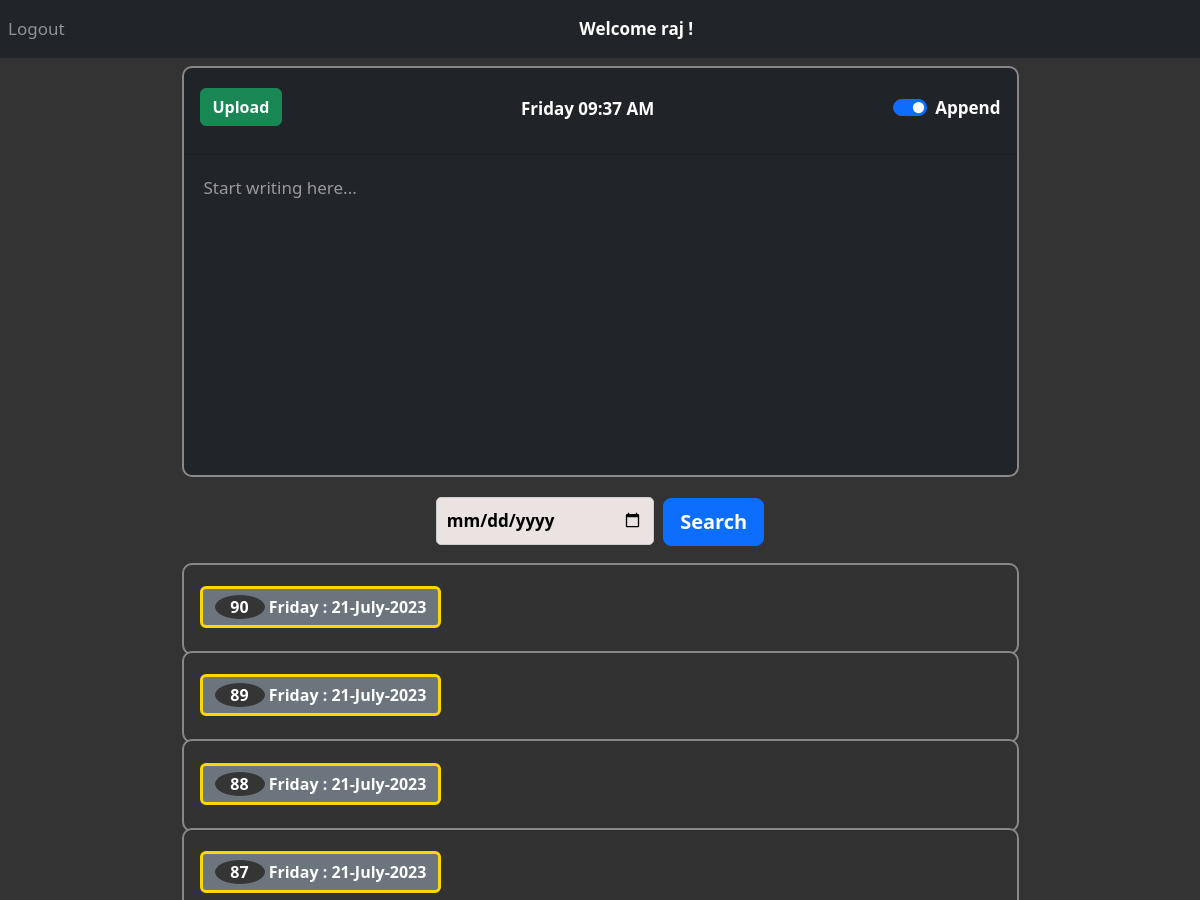
/ (signed in, upper part), run on an earlier commit of the app's database.
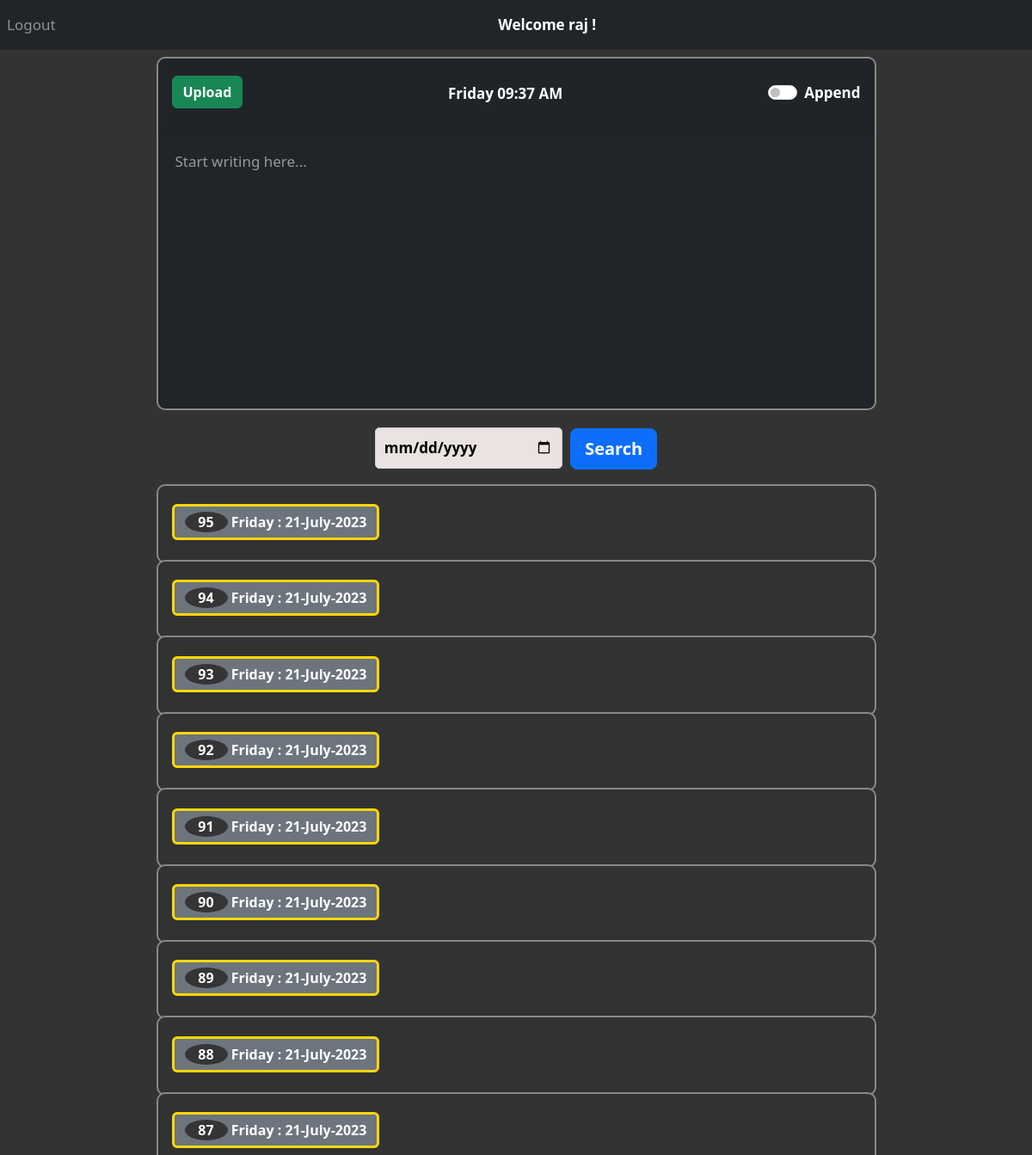
And on a later commit of the database.
### website/models.py (models this page shows)
class User(db.Model, UserMixin):
    id = db.Column(db.Integer, primary_key=True)
    email = db.Column(db.String(150), unique=True)
    password = db.Column(db.String(150))
    first_name = db.Column(db.String(150))
    notes = db.relationship('Note')

class Note(db.Model):
    id = db.Column(db.Integer, primary_key=True)
    data = db.Column(db.String(10000))
    date = db.Column(db.DateTime(timezone=True), default=func.now())
    day = db.Column(db.String(10), default=datetime.now().strftime('%A'))
    currDate = db.Column(db.String(20), default=datetime.now().strftime('%Y-%m-%d'))
    time = db.Column(db.String(20), default=datetime.now().strftime('%H:%M:%S'))
    month = db.Column(db.String(20), default=datetime.now().strftime('%B'))
    sentiment = db.Column(db.Float)
    sentimentColor = db.Column(db.String(255))
    classification = db.Column(db.String(50))
    switch_state = db.Column(db.Boolean, default=False)  # New column for the switch state
    user_id = db.Column(db.Integer, db.ForeignKey('user.id'))

### website/views.py (the view, shortened to what this page needs)
@views.route('/', methods=['GET', 'POST'])
@login_required
def home():
    first_name = current_user.first_name
    notes = Note.query.filter_by(user_id=current_user.id).all()
    get_switch_state = Note.query.filter_by(user_id=current_user.id).order_by(Note.id.desc()).first()
    latest_switch_state = "checked" if get_switch_state.switch_state else ""
    note_data = [(note.currDate, note.day, note.month, note.sentimentColor) for note in notes]
    return render_template("home.html", user=current_user, first_name = first_name, note_data=note_data, latest_switch_state = latest_switch_state)

### website/__init__.py (called while the page is built)
def create_app():
    app = Flask(__name__)
    app.config['SECRET_KEY'] = 'hjshjhdjah kjshkjdhjs'
    app.config['SQLALCHEMY_DATABASE_URI'] = f'sqlite:///{DB_NAME}'
    db.init_app(app)
    from .views import views
    from .auth import auth
    app.register_blueprint(views, url_prefix='/')
    app.register_blueprint(auth, url_prefix='/')
    from .models import User, Note
    with app.app_context():
        db.create_all()
    login_manager = LoginManager()
    login_manager.login_view = 'auth.login'
    login_manager.init_app(app)
    @login_manager.user_loader
    def load_user(id):
        return User.query.get(int(id))
    return app

### website/templates/home.html (shortened to what this page needs)
{% extends "base.html" %}
{% block content %}
<form method="POST">
  <div class="card text-white bg-dark mb-3">
    <div class="card-header">
      <div align="left">
        <button type="submit" class="btn btn-secondary  btn-success" style="display: flex; justify-content: space-between;"><b>Upload</b></button>
      </div>
      <div style="font-weight: bold">
        <div class="d-flex justify-content-center w-100">
          <span class="navbar-text text-center" style="color: white; font-weight: bold;">
             <span id="current-time-home"></span>
          </span>
        </div>
      </div>
      <div class="form-check form-switch align-center">
        <input class="form-check-input" type="checkbox" role="switch" id="flexSwitchCheckChecked" name="switchState" {{latest_switch_state}}>
        <label class="form-check-label" for="flexSwitchCheckChecked"><b>Append</b></label>
      </div>
    </div>
    <textarea name="note" id="note" class="form-control bg-dark text-white" style="border: none;" autofocus wrap="soft" placeholder="Start writing here..."></textarea>
  </div>
</form>
<form id="search-form" method="GET">
  <div align="center">
    <input type="date" id="search" name="searchDate">
    <button type="submit" class="btn btn-primary btn-lg" name="searchButton"><b>Search</b></button>
  </div>
</form>
<ul class="list-group list-group-flush" id="notes">
  {% for note in user.notes | reverse %}
  <div class="accordion" id="accordionExample">
    <div class="card">
      <div class="card-header text-center" id="heading{{ note.id }}">
        <h2 class="mb-0">
          <button class="btn btn-secondary text-left" type="button" data-toggle="collapse" data-target="#collapse{{ note.id }}" aria-expanded="true" aria-controls="collapse{{ note.id }}"  {% if note.sentimentColor %}style="border-color: {{ note.sentimentColor }}"{% endif %}>
            {% if note.currDate %}
              {% set index = loop.length - loop.index0 %}
              <span class="index-circle">{{ index }}</span><b> {{ note.day }} : {{ note.currDate[8:] }}-{{ note.month }}-{{ note.currDate[:4] }}</b>
            {% else %}
              <span class="index-circle">{{ index }}</span><b>{{ note.day }} - Date Not Available </b>
            {% endif %}
          </button>
        </h2>
      </div>
    </div>
  </div>{% endfor %}
</ul>
{% endblock %}

### website/templates/base.html (shortened to what this page needs)
<!DOCTYPE html>
<html>
  <head>
    <link
      rel="stylesheet"
      href="https://stackpath.bootstrapcdn.com/bootstrap/4.4.1/css/bootstrap.min.css"
    />
    <link
      rel="stylesheet"
      href="https://stackpath.bootstrapcdn.com/font-awesome/4.7.0/css/font-awesome.min.css"
    />
    <link rel="stylesheet" href="static\styles.css">
    <link href="https://cdn.jsdelivr.net/npm/bootstrap@5.3.0/dist/css/bootstrap.min.css" rel="stylesheet">
  </head>
  <body>
    <nav class="navbar navbar-expand-lg navbar-dark bg-dark" #e3f2fd;>
      <div class="collapse navbar-collapse" id="navbar">
        <div class="navbar-nav">
          {% if user.is_authenticated %}
          <a class="nav-item nav-link" id="logout" href="/logout">Logout</a>
          {% endif %}
        </div>
        {% if user.is_authenticated %}
        <div class="d-flex justify-content-center w-100">
          <span class="navbar-text text-center" style="color: white; font-weight: bold;">
             <span>Welcome {{first_name}} !</span>
          </span>
        </div>
      {% endif %}
    </nav>
    <div class="container">{% block content %} {% endblock %}</div>
  </body>
</html>

### website/templates/base.html (style rules this page uses)
body { background-color: #333; color:white; font-size: 17px; }

### website/templates/home.html (style rules this page uses)
.index-circle { display: inline-block; width: 50px; height: 24px; line-height: 24px; text-align: center; border-radius: 50%; background-color: #353535; color: #fff; font-weight: bold; }
.card-header { padding-top: 20px; padding-bottom: 25px; display: flex; justify-content: space-between; }
.card { background-color: #333; color: white; border-radius: 0px; width:75%; margin: -2px auto; border-color: #888; border-width: 2px 2px 2px 2px; border-style: solid; border-radius: 10px; }
form { margin-top: 10px; background-color: #333; padding: 0px; }
textarea.form-control { background-color: #333; color: white; width: 100%; margin: 0; padding: 20px; font-size: 17px; border: 3px solid #ccc; border-radius: 10px; box-sizing: border-box; height: 320px; resize: none; white-space: pre-wrap; }
ul#notes button { border-width: 3.5px; }
#note::placeholder { color: #999; }
.form-check { padding-top: 7px; }
input[type="date"] { font-size: 17px; padding: 10px; margin-top: 4px; margin-right:5px; margin-bottom: 20px; border: 1px solid #ccc; border-radius: 5px; outline: none; width: 218px; font-weight: bold; background-color: #ebe2e2 }

What changed in the data, as far as the page shows it:
added Note: index "95", day "Friday", currDate "21", month "July", currDate "2023"
added Note: index "94", day "Friday", currDate "21", month "July", currDate "2023"
added Note: index "93", day "Friday", currDate "21", month "July", currDate "2023"
added Note: index "92", day "Friday", currDate "21", month "July", currDate "2023"
added Note: index "91", day "Friday", currDate "21", month "July", currDate "2023"
Also different on the page:
form field switchState: "☑" → "☐"
